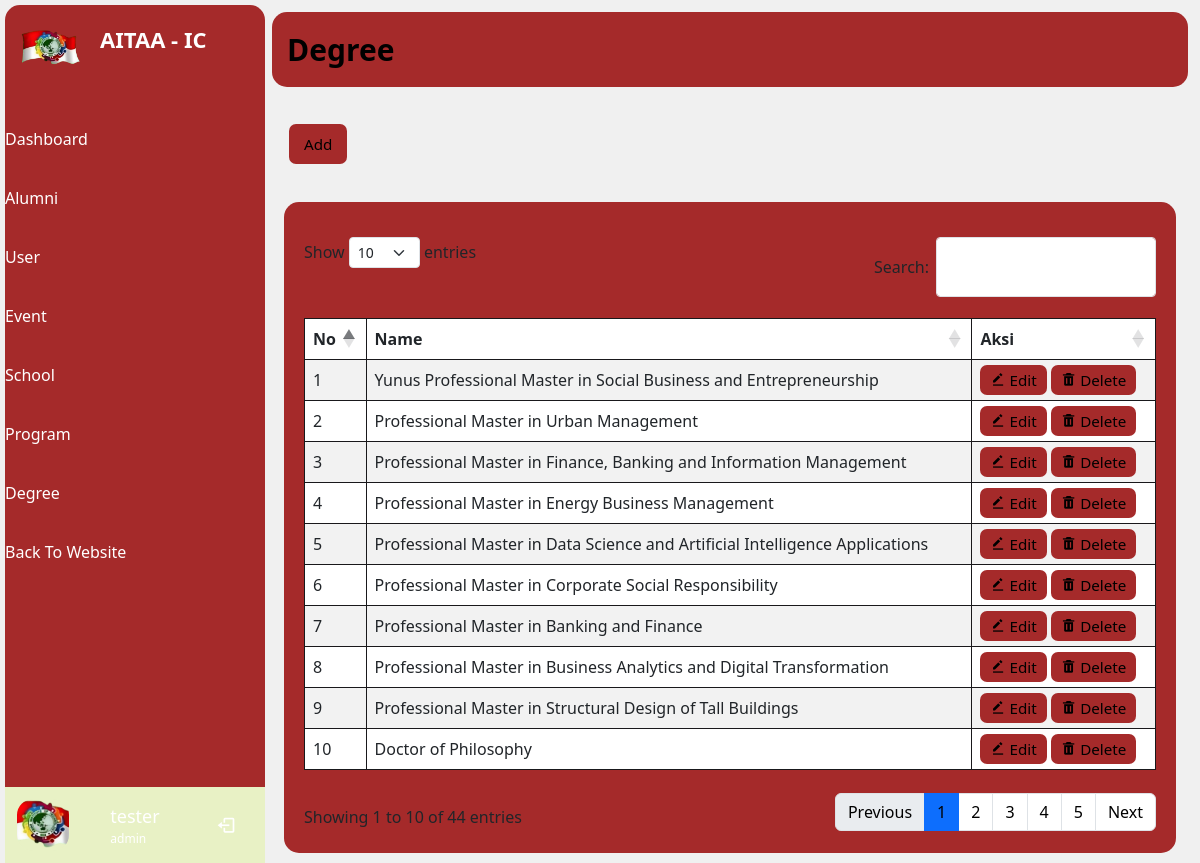
The page /admin/degree/index.php (signed in) on the database its author committed.
### tables this page shows
CREATE TABLE `degree` (
  `id` int(5) NOT NULL,
  `degree` varchar(81) DEFAULT NULL
);

### admin/degree/index.php (the view, shortened to what this page needs)
<?php
if ($_SESSION['status_login'] == true) {
    if ($_SESSION['role_id'] == 1) {
        require_once('../include/header.php');
    } else {
        $_SESSION['alert'] = 1;
        $_SESSION['status'] = 'Failed!!';
        $_SESSION['status_icon'] = 'error';
        $_SESSION['status_text'] = 'Your Not Admin';
        echo '<script>window.location="../../user/"</script>';
    }
} else {
    echo '<script>window.location="../../auth/"</script>';
}
?>
<span class="text">Degree</span>
</div>
<div class="home-content">
    <div class="container create" style="margin-top:-25px !important">
        <div class="row">
            <div class="col-md-auto mb-3">
                <div class="btn-submit">
                    <a class="button" href="addDegree.php">Add</a>
                </div>
            </div>
        </div>
    </div>
    <div class="container">
        <div class="row ">
            <div class="col ">
                <div class="tableProduct">
                    <table id="datatable-responsive" class="table table-striped table-bordered dt-responsive nowrap" style="width:100%;">
                        <thead>
                            <tr>
                                <th>No</th>
                                <th>Name</th>
                                <th>Aksi</th>
                            </tr>
                        </thead>
                        <tbody>
                            <?php
                            $no = 1;
                            $degree = mysqli_query($conn, "SELECT * FROM degree ORDER BY id DESC");
                            if (mysqli_num_rows($degree) > 0) {
                                while ($row = mysqli_fetch_array($degree)) {
                            ?>
                                    <tr>
                                        <td>
                                            <?php echo $no++ ?>
                                        </td>
                                        <td>
                                            <?php echo $row['degree'] ?>
                                        </td>
                                        <td>
                                            <a class="button-table" href="editDegree.php?idd=<?php echo $row['id'] ?>"><i class='bx bxs-edit-alt me-1'></i>Edit</a>
                                            <a class="button-table" id="delete" href="../include/delete.php?idd=<?php echo $row['id'] ?>"><i class='bx bxs-trash me-1'></i>Delete</a>
                                        </td>
                                    </tr>
                                <?php }
                            } ?>
                        </tbody>
                    </table>
                </div>
            </div>
        </div>
    </div>
</div>
</section>
<?php
require_once('../include/footer.php');
?>

### admin/assets/css/side.css (style rules this page uses)
:root { --header-height: 3.5rem; --nav-width: 219px; --side-background-color: #3f6433; --first-color: #ffffff; --second-color: #47531b; --title-color: #19181B; --text-color: #000000; --text-color-light: #ffffff; --body-color: #ffffffe5; --container-color: #FFFFFF; }
body { background: #f0f0f0; }
.home-content { display: flex; align-items: center; flex-wrap: wrap; }

### admin/assets/css/styles.css (style rules this page uses)
:root { --header-height: 3.5rem; --nav-width: 219px; --side-background-color: brown; --first-color:#e8f1c5; --second-color: brown; --primarycolor: brown; --secondarycolor: white; --title-color: #19181B; --text-color: #ffffff; --text-color-light: #ffffff; --body-color: #ffffffe5; --container-color: brown; }
a { text-decoration: none; color: black !important; }
.container { margin-top: 10px !important; }
.button { font-size: 0.95rem; padding: 10px 15px 10px 15px; border-radius: 7px; border: none; font-weight: 500; background-color: var(--second-color); }
.button-table { font-size: 0.95rem; padding: 5px 10px 5px 10px; border-radius: 7px; border: none; font-weight: 500; background-color: var(--second-color); }
.btn-submit { margin: 5px; }
.tableProduct { background-color: var(--container-color); padding: 20px; border-radius: 15px; margin-bottom: 10px; }
.table { border: #19181B; }
.row { margin-top: 15px; }

### rows shown on the page
degree: degree "Yunus Professional Master in Social Business and Entrepreneurship"
degree: degree "Professional Master in Urban Management"
degree: degree "Professional Master in Finance, Banking and Information Management"
degree: degree "Professional Master in Energy Business Management"
degree: degree "Professional Master in Data Science and Artificial Intelligence Applications"
degree: degree "Professional Master in Corporate Social Responsibility"
degree: degree "Professional Master in Banking and Finance"
degree: degree "Professional Master in Business Analytics and Digital Transformation"
degree: degree "Professional Master in Structural Design of Tall Buildings"
degree: degree "Doctor of Philosophy"
